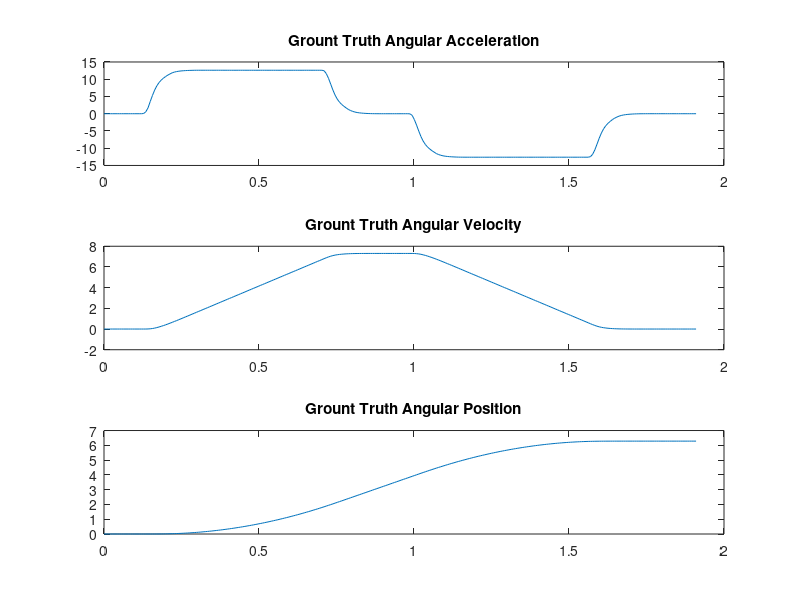
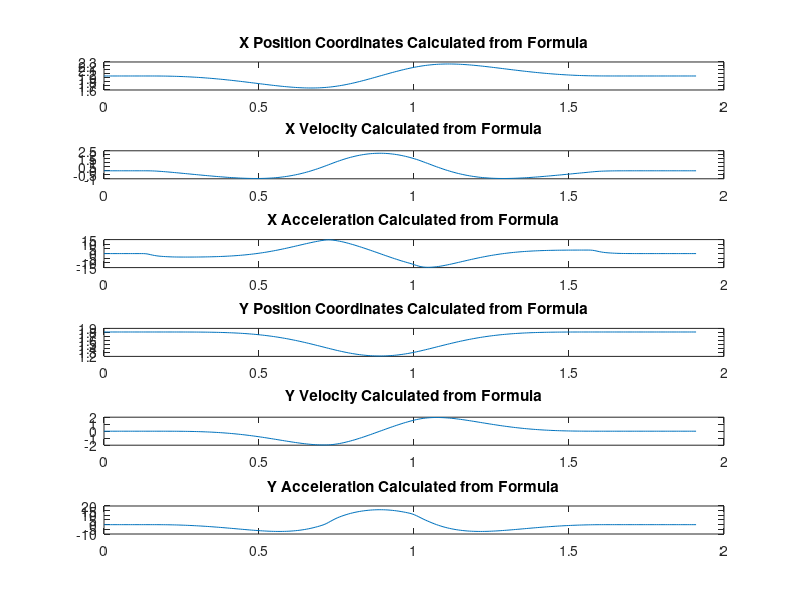
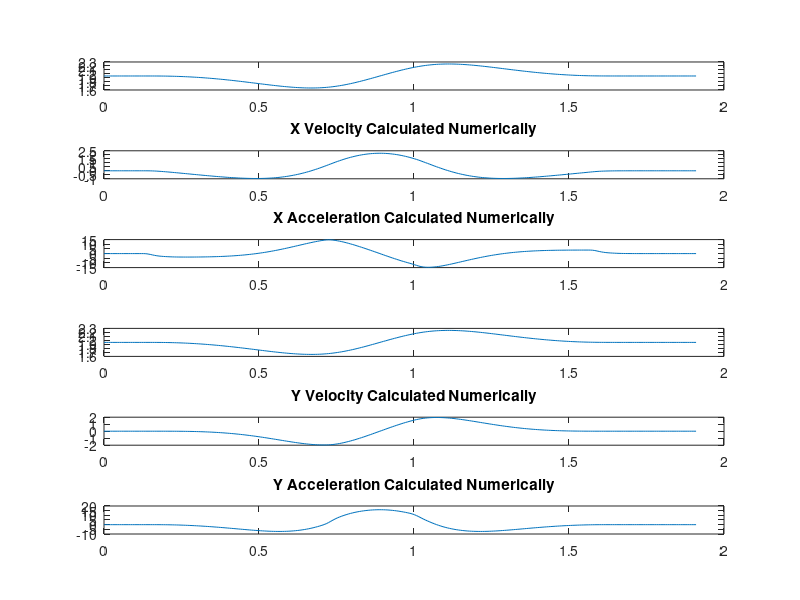
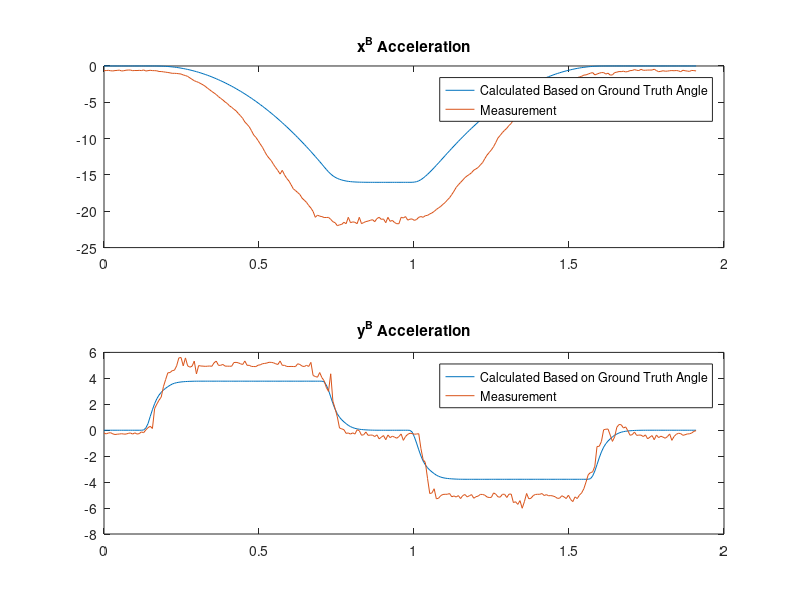

These charts were generated, in order, by the following MATLAB code:
clc, clear, close all

% ========================  Load instantaneous trilateration r rdot a  ==========================
load('yVectorData.mat')
h = 0.001/100;

% =================== Load Ground truth coordinates of the moving tag path ===========
load('X.mat')
load('A.mat')

w_a = A(1,1:190991);  W_A = NaN(1,length(tf)); 
w_v = X(2,1:190991);  W_V = NaN(1,length(tf));
w   = X(1,1:190991);  W   = NaN(1,length(tf));

k = 1;
for n = 2:length(w)
   if mod(n,710) == 0
        k      = k + 1;
        W_A(k) = w_a(n);
        W_V(k) = w_v(n);
        W(k)   = w(n);
    end   
end

W_A(1) = w_a(1); W_V(1) = w_v(1); W(1) = w(1);

x     = NaN(3,length(w));     y = NaN(3,length(w));     XX = NaN(6,length(tf)); 
x_num = NaN(3,length(w)); y_num = NaN(3,length(w)); XX_num = NaN(6,length(tf)); 

x(1,1) = -0.3*sin(w(1)) + 1.95; x(2,1) = 0; x(3,1) = 0;
y(1,1) =  0.3*cos(w(1)) + 1.51; y(2,1) = 0; y(3,1) = 0;

ax = NaN(1,length(w));    ay = NaN(1,length(w));

k = 1;
for n = 2:length(w)-1
    x(1,n) =  0.3*sin(-w(n)) + 1.95;%2;
    x(2,n) = -0.3*cos(-w(n))*w_v(n);
    x(3,n) = -0.3*sin(-w(n))*w_v(n)^2 - 0.3*cos(-w(n))*w_a(n);
    
    y(1,n) =  0.3*cos(-w(n)) + 1.51;%1.5;
    y(2,n) =  0.3*sin(-w(n))*w_v(n);
    y(3,n) = -0.3*cos(-w(n))*w_v(n)^2 + 0.3*sin(-w(n))*w_a(n);
    
    ax(1,n) =  -x(3,n)*sin(w(n))+y(3,n)*cos (w(n));
    ay(1,n) =  -x(3,n)*cos(w(n))-y(3,n)*sin(w(n));
    
    x_num(1,n) = x(1,n);
    x_num(2,n) = (x(1,n) - x(1,n-1))/h;
    x_num(3,n) = (x(2,n) - x(2,n-1))/h;
    
    y_num(1,n) = y(1,n);
    y_num(2,n) = (y(1,n) - y(1,n-1))/h;
    y_num(3,n) = (y(2,n) - y(2,n-1))/h;
    
    
    if mod(n,710) == 0
        k = k+1;  
        
        XX(1,k) = x(1,n); 
        XX(2,k) = x(2,n); 
        XX(3,k) = x(3,n);
        
        XX(4,k) = y(1,n); 
        XX(5,k) = y(2,n); 
        XX(6,k) = y(3,n);
        
        XX_num(1,k) = x_num(1,n); 
        XX_num(2,k) = x_num(2,n); 
        XX_num(3,k) = x_num(3,n);
        
        XX_num(4,k) = y_num(1,n); 
        XX_num(5,k) = y_num(2,n); 
        XX_num(6,k) = y_num(3,n);
        
        AXY(1,k) = ax(1,n);
        AXY(2,k) = ay(1,n);
    end
end

XX(1,1) = x(1,1);     XX(2,1) = 0;     XX(3,1) = 0;
XX(4,1) = y(1,1);     XX(5,1) = 0;     XX(6,1) = 0; 

XX_num(1,1) = x(1,1); XX_num(2,1) = 0; XX_num(3,1) = 0;
XX_num(4,1) = y(1,1); XX_num(5,1) = 0; XX_num(6,1) = 0; 

figure
subplot(3,1,1);plot(tf,W_A);title('Grount Truth Angular Acceleration')
subplot(3,1,2);plot(tf,W_V);title('Grount Truth Angular Velocity')
subplot(3,1,3);plot(tf,W);  title('Grount Truth Angular Position')

figure
subplot(6,1,1);plot(tf,XX(1,:));title('X Position Coordinates Calculated from Formula')
subplot(6,1,2);plot(tf,XX(2,:));title('X Velocity Calculated from Formula')
subplot(6,1,3);plot(tf,XX(3,:));title('X Acceleration Calculated from Formula')
subplot(6,1,4);plot(tf,XX(4,:));title('Y Position Coordinates Calculated from Formula')
subplot(6,1,5);plot(tf,XX(5,:));title('Y Velocity Calculated from Formula')
subplot(6,1,6);plot(tf,XX(6,:));title('Y Acceleration Calculated from Formula')

figure
subplot(6,1,1);plot(tf,XX_num(1,:));
subplot(6,1,2);plot(tf,XX_num(2,:));title('X Velocity Calculated Numerically')
subplot(6,1,3);plot(tf,XX_num(3,:));title('X Acceleration Calculated Numerically')

subplot(6,1,4);plot(tf,XX_num(1,:));
subplot(6,1,5);plot(tf,XX_num(5,:));title('Y Velocity Calculated Numerically')
subplot(6,1,6);plot(tf,XX_num(6,:));title('Y Acceleration Calculated Numerically')

figure
subplot(2,1,1);plot(tf,AXY(1,:),tf,ax1);legend('Calculated Based on Ground Truth Angle', 'Measurement');title('x^B Acceleration')
subplot(2,1,2);plot(tf,AXY(2,:),tf,ay1);legend('Calculated Based on Ground Truth Angle', 'Measurement');title('y^B Acceleration')